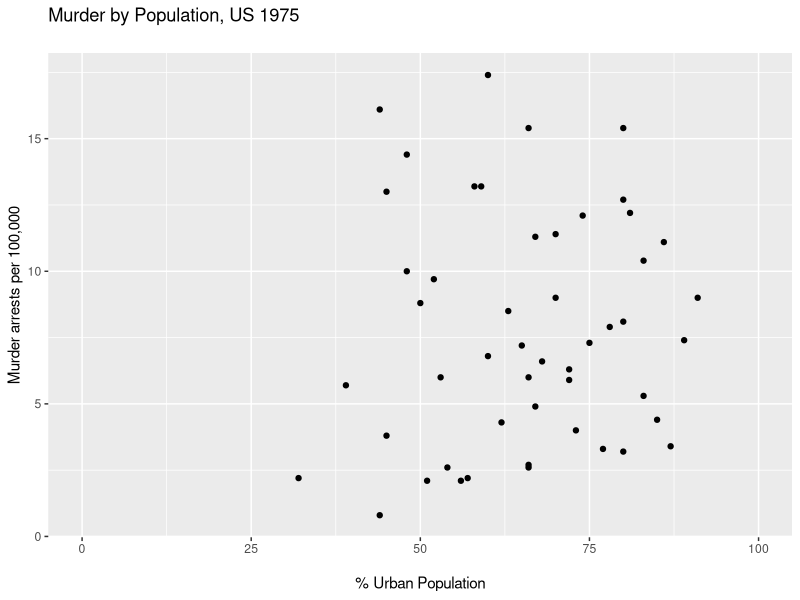

Here is the R script that generated this plot:
library(ggplot2)

data()
USArrests
Seatbelts

head(USArrests)

ggplot(data=USArrests, aes(x=UrbanPop, y=Murder)) + geom_point() +
  labs(x="\n% Urban Population", y="Murder arrests per 100,000", title="Murder by Population, US 1975\n") +
  scale_x_continuous(limits=c(0,100)) 